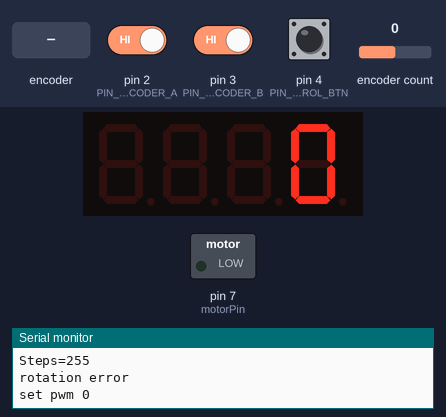
A program run on a simulated Arduino Uno, built with avr-gcc and run on an emulated ATmega328P. Parts: 4-digit seven-segment display, switched loads named in the program (green lamp = pin HIGH), the last lines printed to the serial monitor. The test bench sets the inputs (shaded band); at power-on: encoder count 0, pin 2 (PIN_ENCODER_A) HIGH, pin 3 (PIN_ENCODER_B) HIGH, pin 4 (PIN_CONTROL_BTN) HIGH. EEPROM starts erased.

Above: at 3.6 s.
3.7 s: rotary encoder on pin 2 (PIN_ENCODER_A) / pin 3 (PIN_ENCODER_B) turned 2 steps (second pin leading)
At 5.2 s:
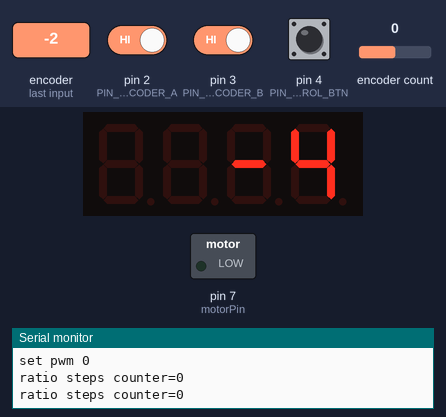
5.6 s: encoder count set to 1
At 6.8 s:
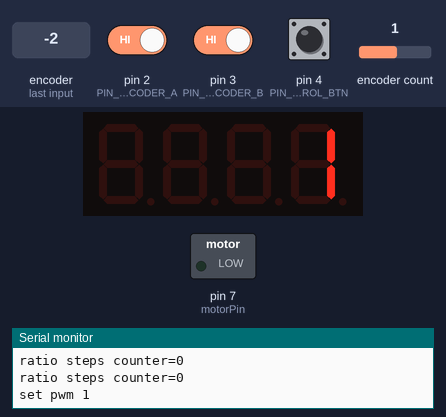
7.1 s: encoder count set to 2
At 8.2 s:
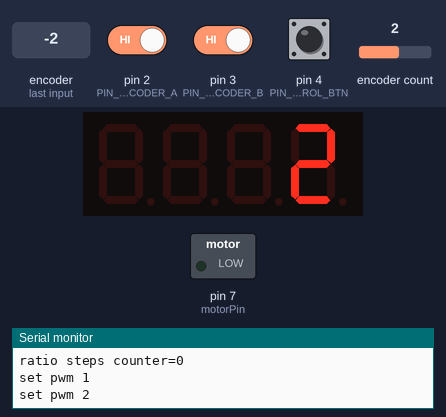
10.2 s: encoder count set to 3
At 10.5 s:
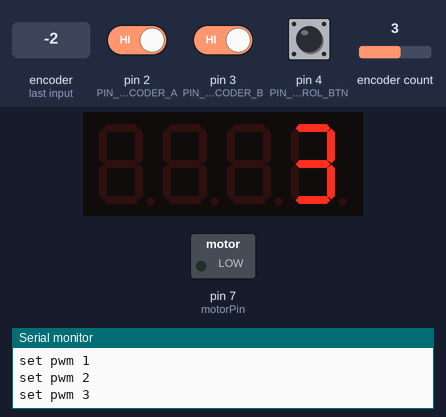
Timing chart, 0 to 12.7 s (numbered marks = the images above; inputs shaded):
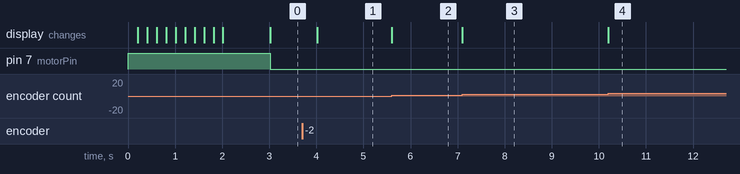

Measured:
- after the input at 3.7 s, the display: changes after 0.32 s (image 1)
- after the input at 5.6 s, the display: changes at once (image 2)
- after the input at 7.1 s, the display: changes at once (image 3)
- after the input at 10.2 s, the display: changes at once (image 4)

The program:

main.cpp
```cpp
#include <Arduino.h>
#include <EncButton.h>
#include "GyverTM1637.h"
#include <EEPROM.h>
#include "GyverTimers.h"

# define pwmAddr 0
# define stepsAddr 1

// motor PWM
#define motorPin 7

// Speed Encoder
#define PIN_ENCODER_A 2 //8
#define PIN_ENCODER_B 3 //9

// Control Encoder
#define PIN_CONTROL_ENCODER_A 8// 2
#define PIN_CONTROL_ENCODER_B 9// 3
#define PIN_CONTROL_BTN 4

// Display
#define CLK 6
#define DIO 5

GyverTM1637 disp(CLK, DIO);
volatile boolean speedDisplay=false;
byte welcome_banner[] = {_H, _E, _L, _L, _O};
byte error_banner[] = {_E, _r, _r,_o};

// volatile int mode=0;

// Speed Control
EncButton<EB_TICK, PIN_CONTROL_ENCODER_A, PIN_CONTROL_ENCODER_B,
  PIN_CONTROL_BTN> btn;

volatile int buttonClicks=0;

int speedControlMin=0;
int speedControlMax=255;

volatile int speedControl=0;

// Current Speed
volatile int steps=0;
volatile int lastSteps=0;
#define RATIO 100 // step/mm
volatile int stepsControl=0; //

// motor PWM
#define motorPin 7

void risingA ( ) {
  steps += digitalRead(PIN_ENCODER_A) == digitalRead(PIN_ENCODER_B) ? -1 : 1;
}

void risingB ( ) {
  steps += digitalRead(PIN_ENCODER_A) != digitalRead(PIN_ENCODER_B) ? -1 : 1;
}

void Println(String msg, int val){
  Serial.print(msg);
  Serial.println(speedControl);
}

void SetPWM(int i){
  Println("PWM=",i);
  analogWrite(motorPin, i);
}

void setup() {
  // pins
  pinMode(motorPin, OUTPUT);
  pinMode(PIN_ENCODER_A , INPUT_PULLUP);
  pinMode(PIN_ENCODER_B , INPUT_PULLUP);

  // interaps
  attachInterrupt(0, risingA, RISING);
  attachInterrupt(1, risingB, RISING);

  //serial
  Serial.begin(9600);
  Serial.println("Starting...");

  // restore PWM
  speedControl = EEPROM.read(pwmAddr);
  Println("PWM=",speedControl);
  analogWrite(motorPin, speedControl);

  // restore Steps
  stepsControl = EEPROM.read(stepsAddr);
  Println("Steps=", stepsControl);

  // display
  disp.clear();
  disp.brightness(7);  // яркость, 0 - 7 (минимум - максимум)
  disp.clear();
  disp.runningString(welcome_banner, sizeof(welcome_banner), 200);
  disp.displayInt(speedControl);

  // timer
  Timer1.setFrequency(1);
  Timer1.enableISR();
}

void loop() {
  btn.tick();
  if (btn.click()){
    if(speedControl==0 ) {
      stepsControl=0;
      EEPROM.write(stepsAddr, stepsControl);
      Serial.print("reset");
    }else{
      stepsControl=lastSteps;
      EEPROM.write(stepsAddr, stepsControl);
      Println("eprom write steps control=", stepsControl);
    }
  }
  // speedControl mode
  if (stepsControl==0){
    if (btn.right()){
      if (speedControl!=speedControlMax) {
        speedControl++;
      }
    }
    if (btn.left()) {
      if (speedControl!=speedControlMin) {
        speedControl--;
      }
    }
    // store
    if (EEPROM.read(pwmAddr)!=speedControl){
      Println("set pwm ", speedControl);
      disp.displayInt(speedControl);
      analogWrite(motorPin, speedControl);
      EEPROM.write(pwmAddr,speedControl);
    }
  }
}

// таймер
ISR(TIMER1_A) {
  lastSteps=steps;
  if (speedControl==0){
    // setup
    Println("ratio steps counter=",lastSteps);
    disp.displayInt(steps);
  }else{
    // normal
    steps=0;
    if (stepsControl>0){
      // error
      if (lastSteps==0){
        speedControl=0;
        stepsControl=0;
        analogWrite(motorPin, 0);
        disp.displayByte(error_banner);
        Serial.println("rotation error");
        return;
      } else if (lastSteps>stepsControl){
        speedControl--;
        Println("speed down ", speedControl);
      } else if (lastSteps<stepsControl){
        speedControl++;
        Println("speed up ", speedControl);
      }
      disp.displayInt(lastSteps/RATIO); // current steps/sec
    }
  }
}
```
